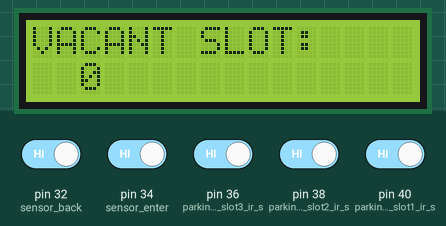
Bench run of a sketch on a simulated Arduino Mega 2560, built with avr-gcc and run on an emulated ATmega2560. Parts: 16×2 character LCD. The inputs (shaded band) are chosen by the test bench; at power-on: pin 32 (sensor_back), pin 34 (sensor_enter), pin 36 (parking1_slot3_ir_s), pin 38 (parking1_slot2_ir_s), pin 40 (parking1_slot1_ir_s) HIGH. What the sketch prints to the serial monitor is not drawn.

Above: at 1.2 s.
1.3 s: pin 36 (parking1_slot3_ir_s) driven LOW
At 1.7 s:
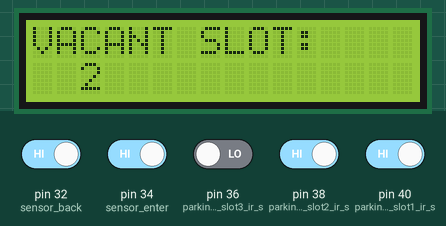
2.9 s: pin 38 (parking1_slot2_ir_s) driven LOW
At 5.0 s:
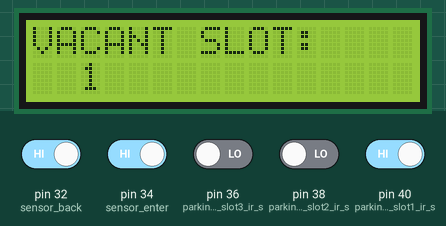
Timing chart, 0 to 6.5 s (numbered marks = the images above; inputs shaded):
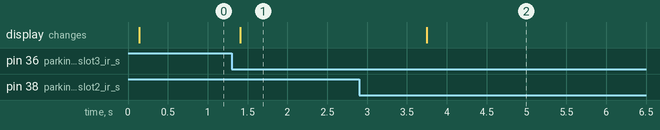

The sketch:

codeArduino.ino
```cpp
#include <SoftwareSerial.h>
#include<Wire.h>
#include<LiquidCrystal_I2C.h>
LiquidCrystal_I2C lcd(0X27,16,2);
SoftwareSerial nodemcu(2,3);
int parking1_slot1_ir_s = 40;
int parking1_slot2_ir_s = 38;
int parking1_slot3_ir_s = 36;
int sensor_enter = 34;
int sensor_back = 32;
String sensor1;
int count1;
String sensor2;
int count2;
String sensor3;
int count3;
String sensor4;
String sensor5;
String cdata =""; // complete data, consisting of sensors values
void setup(){
lcd.init();
lcd.backlight();
Serial.begin(9600);
nodemcu.begin(9600);
pinMode(parking1_slot1_ir_s, INPUT);
pinMode(parking1_slot2_ir_s, INPUT);
pinMode(parking1_slot3_ir_s, INPUT);
pinMode(sensor_enter, INPUT);
pinMode(sensor_back, INPUT); }
void loop(){
int count =0;
int slot=3; p1slot1(); p1slot2(); p1slot3();p1slot4();p1slot5();
count=sensor1.toInt()+sensor2.toInt()+sensor3.toInt();
slot=slot-count;
lcd.setCursor(0,0);
lcd.print("VACANT SLOT: ");
lcd.setCursor(2,1);
lcd.print(slot);
cdata = cdata + sensor1 +"," + sensor2 + ","+ sensor3+","+sensor4+","+sensor5 ; // comma will be used a delimeter
Serial.println(cdata);
nodemcu.println(cdata);
delay(1000); // 100 milli seconds
cdata = "";
digitalWrite(parking1_slot1_ir_s, HIGH);
digitalWrite(parking1_slot2_ir_s, HIGH);
digitalWrite(parking1_slot3_ir_s, HIGH);
digitalWrite(sensor_enter, HIGH);
digitalWrite(sensor_back, HIGH);}
void p1slot1() // parkng 1 slot1
{
if( digitalRead(parking1_slot1_ir_s) == LOW){
sensor1 = "1";
delay(10);}
if( digitalRead(parking1_slot1_ir_s) == HIGH){
sensor1 = "0";
delay(10);}}
void p1slot2() // parking 1 slot2
{
if( digitalRead(parking1_slot2_ir_s) == LOW){
sensor2 = "1";delay(10);}
if( digitalRead(parking1_slot2_ir_s) == HIGH){
sensor2 = "0";delay(200);}}
void p1slot3() // parking 1 slot3
{
if( digitalRead(parking1_slot3_ir_s) == LOW){
sensor3 = "1";delay(10);}
if( digitalRead(parking1_slot3_ir_s) == HIGH){
sensor3 = "0";delay(10);}}
void p1slot4() {
if( digitalRead(sensor_enter) == LOW){
sensor4 = "1";delay(10);}
if( digitalRead(sensor_enter) == HIGH){
sensor4 = "0";delay(10);}}
void p1slot5()
{if( digitalRead(sensor_back) == LOW)
{
sensor5 = "1";delay(10);}
if( digitalRead(sensor_back) == HIGH)
{sensor5 = "0";delay(10);}}
```

Measured:
- after the input at 1.3 s, the display: changes after 0.11 s (image 1)
- after the input at 2.9 s, the display: changes after 0.85 s (image 2)
